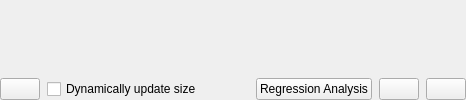
       <widget class="QWidget" name="plot_stackpage">
        <layout class="QGridLayout" name="gridLayout_5">
         <property name="leftMargin">
          <number>0</number>
         </property>
         <property name="topMargin">
          <number>0</number>
         </property>
         <property name="rightMargin">
          <number>0</number>
         </property>
         <property name="bottomMargin">
          <number>0</number>
         </property>
         <item row="0" column="0">
          <layout class="QGridLayout" name="gridLayout_28">
           <property name="horizontalSpacing">
            <number>7</number>
           </property>
           <item row="3" column="1">
            <widget class="QCheckBox" name="live_update_check">
             <property name="text">
              <string>Dynamically update size</string>
             </property>
             <property name="checked">
              <bool>false</bool>
             </property>
            </widget>
           </item>
           <item row="3" column="5" colspan="2">
            <widget class="QPushButton" name="save_plot_btn">
             <property name="toolTip">
              <string>Export as image</string>
             </property>
             <property name="statusTip">
              <string/>
             </property>
             <property name="whatsThis">
              <string/>
             </property>
             <property name="accessibleDescription">
              <string/>
             </property>
             <property name="text">
              <string/>
             </property>
            </widget>
           </item>
           <item row="0" column="0" colspan="7">
            <widget class="QWidget" name="plot_qview" native="true">
             <property name="sizePolicy">
              <sizepolicy hsizetype="Preferred" vsizetype="Preferred">
               <horstretch>0</horstretch>
               <verstretch>0</verstretch>
              </sizepolicy>
             </property>
            </widget>
           </item>
           <item row="3" column="4">
            <widget class="QPushButton" name="save_plot_html_btn">
             <property name="toolTip">
              <string>Export as html</string>
             </property>
             <property name="text">
              <string/>
             </property>
            </widget>
           </item>
           <item row="3" column="2">
            <spacer name="horizontalSpacer">
             <property name="orientation">
              <enum>Qt::Horizontal</enum>
             </property>
             <property name="sizeHint" stdset="0">
              <size>
               <width>40</width>
               <height>20</height>
              </size>
             </property>
            </spacer>
           </item>
           <item row="3" column="0">
            <widget class="QPushButton" name="reload_btn">
             <property name="text">
              <string/>
             </property>
            </widget>
           </item>
           <item row="3" column="3">
            <widget class="QPushButton" name="start_regression_analysis_button">
             <property name="text">
              <string>Regression Analysis</string>
             </property>
            </widget>
           </item>
          </layout>
         </item>
        </layout>
       </widget>
